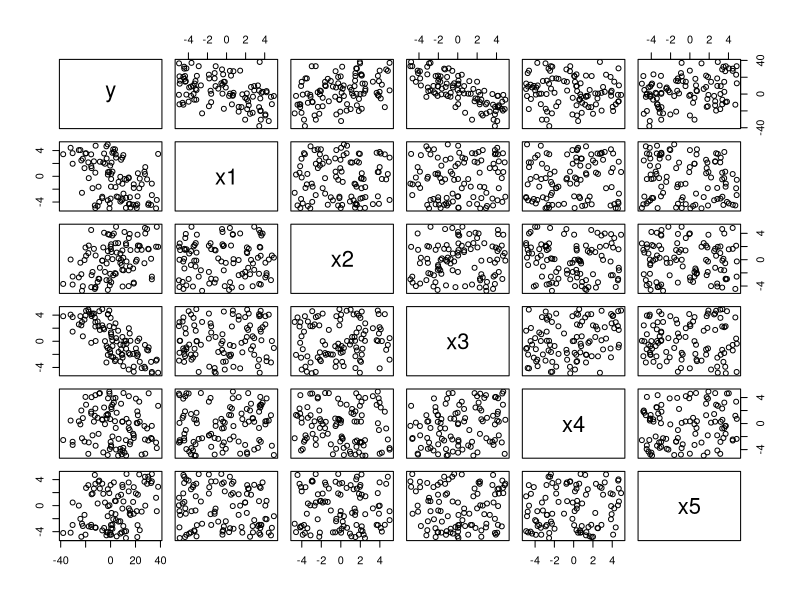
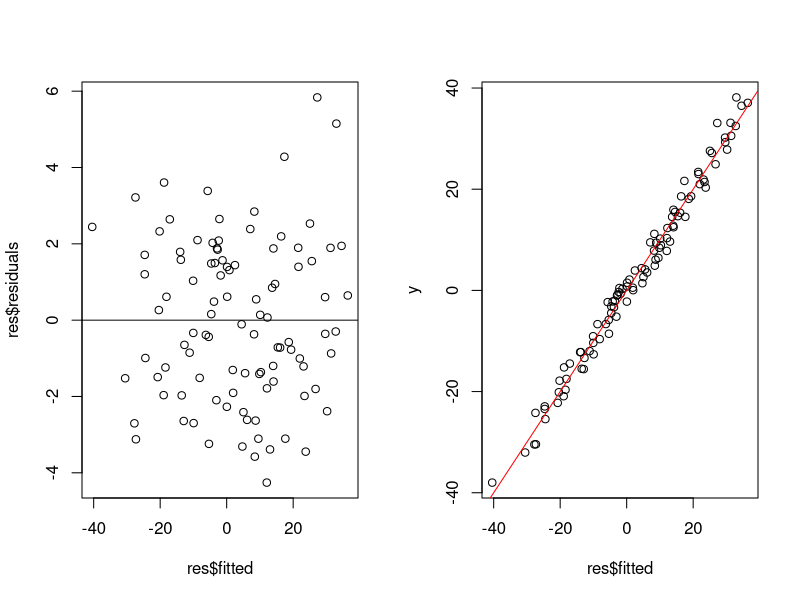

Write R code to recreate these figures, in order.
# début tp régression multiple --------------------------------------------

n = 100
x1 = runif(n, min=-5, max=5)
x2 = runif(n, min=-5, max=5)
x3 = runif(n, min=-5, max=5)
x4 = runif(n, min=-5, max=5)
x5 = runif(n, min=-5, max=5)
sigma=2
e = rnorm(n, 0, sigma)

y = 4 - 2*x1 + 3 * x2 - 5*x3 + 0.8*x4 + 1.4*x5 + e
matXY = data.frame(y, x1, x2, x3, x4, x5)
plot(matXY) #plot des données 2 à 2

res = lm(y~x1+x2+x3+x4+x5, data=matXY)
summary(res)

par(mfrow=c(1,2))
#on regarde distribution des résidus pour voir s'il y a une structure dedans
plot(res$fitted,res$residuals)
abline(h=0)

#si bon modèle alors toutes les valeurs doivent être sur la première bisectrice
plot(res$fitted,y) 
abline(0,1, col="red")

#test de la normalité de distribution des résidus
shapiro.test(res$residuals)


# Voir comment modèle se comporte avec une variable explicative en  --------
y = 4 - 0*x1 + 3 * x2 - 5*x3 + 0.8*x4 + 1.4*x5 + e
matXY = data.frame(y, x1, x2, x3, x4, x5)
res = lm(y~x1+x2+x3+x4+x5, data=matXY)
summary(res)

#si coefficient estimé n'est pas utile car pas significatif alors on peut l'enlever
#donc création d'un nouveau modèle sans x1, ce qui enlève du bruit
#on le voit en regardant le R² car il augmente ou diminue
res = lm(y~x2+x3+x4+x5, data=matXY)
summary(res)
